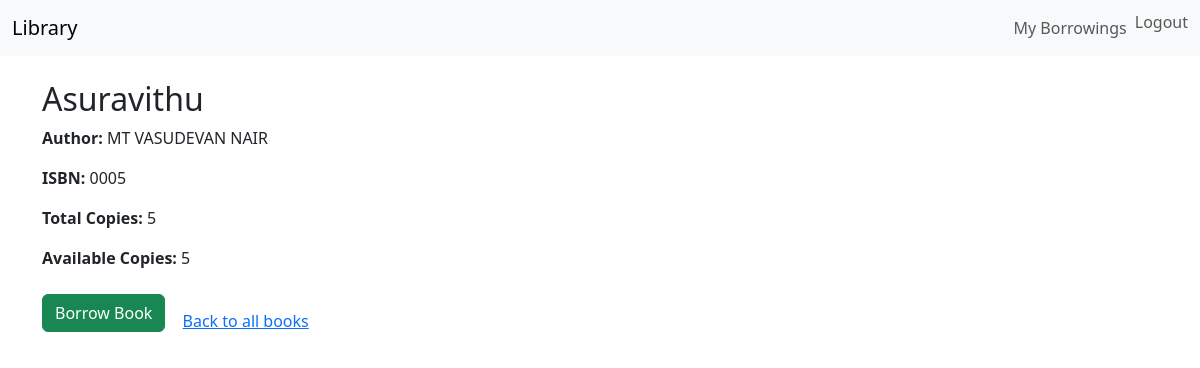
Screenshot of /books/2/ (signed in) with the database file from the repository.
### library/models.py (models this page shows, shortened)
class Book(models.Model):
    title = models.CharField(max_length=255)
    author = models.CharField(max_length=255)
    isbn = models.CharField(max_length=13, unique=True)
    total_copies = models.PositiveIntegerField(default=1)
    def available_copies(self):
        active = self.borrowing_set.filter(returned_at__isnull=True).count()
        return max(self.total_copies - active, 0)

### library/views.py (the view)
# urls.py: path('<int:pk>/', views.book_detail, name='book_detail'),
def book_detail(request, pk):
    book = get_object_or_404(Book, pk=pk)
    return render(request, 'library/book_detail.html', {'book': book})

### library/templates/library/book_detail.html (shortened to what this page needs)
{% extends "base.html" %}
{% block content %}
<h2>{{ book.title }}</h2>
<p><strong>Author:</strong> {{ book.author }}</p>
<p><strong>ISBN:</strong> {{ book.isbn }}</p>
<p><strong>Total Copies:</strong> {{ book.total_copies }}</p>
<p><strong>Available Copies:</strong> {{ book.available_copies }}</p>
{% if user.is_authenticated %}
    {% if book.available_copies > 0 %}
        <a href="{% url 'borrow_book' book.pk %}" class="btn btn-success">Borrow Book</a>
    {% else %}
        <button class="btn btn-secondary" disabled>No copies available</button>
    {% endif %}
{% else %}
    <p><a href="{% url 'login' %}">Login</a> to borrow this book.</p>
{% endif %}
<a href="{% url 'books_list' %}" class="btn btn-link mt-3">Back to all books</a>
{% endblock %}

### rows the page displays
Book: title "Asuravithu", author "MT VASUDEVAN NAIR", isbn "0005", total_copies "5", available_copies "5"
